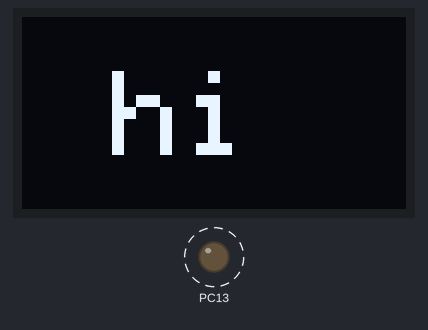
Recording of a program running on a simulated STM32 Blue Pill. Shown: 128×64 one-colour display, output pins drawn as LEDs (lit = HIGH). Dashed ring = blinking.

Above: at 0.1 s.
Timing chart, 0 to 130.0 s (numbered marks = the images above):
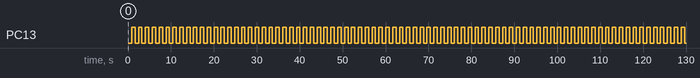

Measured:
- by itself, PC13: alternates HIGH for 0.80 s and LOW for 0.80 s

The program:

main.cpp
```cpp
#include <Arduino.h>
#include <Wire.h>
#include <Adafruit_GFX.h>
#include <Adafruit_SSD1306.h>

#define SCREEN_WIDTH 128
#define SCREEN_HEIGHT 64
#define OLED_RESET -1

Adafruit_SSD1306 display(SCREEN_WIDTH, SCREEN_HEIGHT, &Wire, OLED_RESET);

void setup() {
  pinMode(PC13, OUTPUT);
  // Blue Pill I2C1: SDA=PB7, SCL=PB6
  Wire.setSDA(PB7);
  Wire.setSCL(PB6);
  Wire.begin();

  if (!display.begin(SSD1306_SWITCHCAPVCC, 0x3C)) {
    // OLED not found: blink fast to signal wiring/address issue
    while (1) {
      digitalWrite(PC13, LOW);
      delay(150);
      digitalWrite(PC13, HIGH);
      delay(150);
    }
  }
  display.clearDisplay();
  display.setTextSize(4);
  display.setTextColor(SSD1306_WHITE);
  display.setCursor(30, 18);
  display.println(F("hi"));
  display.display();
}

void loop() {
  // heartbeat: slow PC13 blink while message stays on OLED
  digitalWrite(PC13, LOW);
  delay(800);
  digitalWrite(PC13, HIGH);
  delay(800);
}
```
